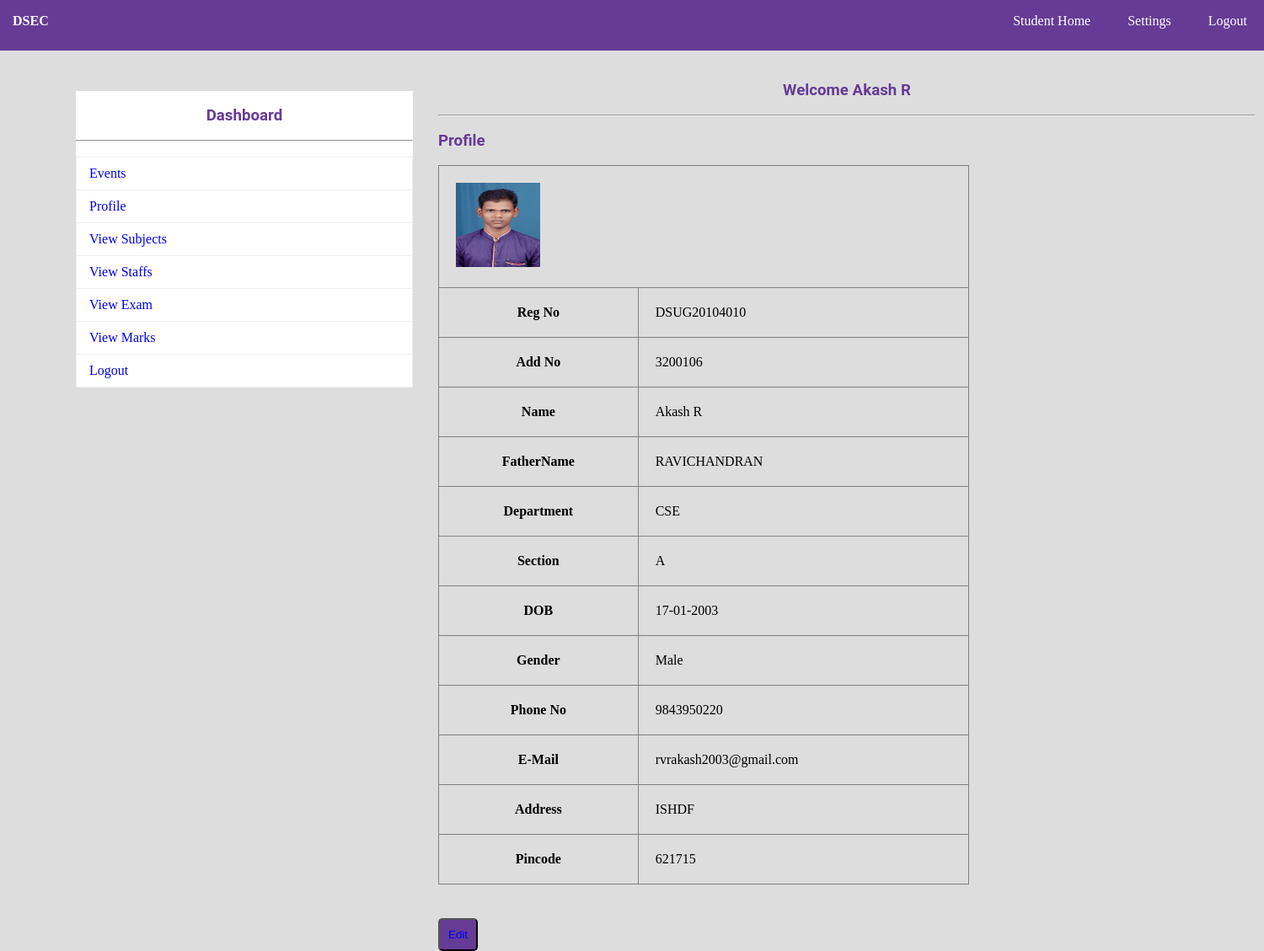
Page /college/profile_student.php (signed in) on the committed database.
### tables this page shows
CREATE TABLE `student` (
  `ID` int(11) NOT NULL,
  `RNO` varchar(150) NOT NULL,
  `ADDNO` varchar(150) NOT NULL,
  `SNAME` varchar(150) NOT NULL,
  `FNAME` varchar(150) NOT NULL,
  `SDEPT` varchar(150) NOT NULL,
  `SSEC` varchar(150) NOT NULL,
  `DOB` varchar(150) NOT NULL,
  `GEN` varchar(150) NOT NULL,
  `PHO` varchar(150) NOT NULL,
  `MAIL` varchar(150) NOT NULL,
  `ADDR` text NOT NULL,
  `PCO` varchar(15) NOT NULL,
  `SIMG` varchar(150) NOT NULL
);

### college/profile_student.php (the view, shortened to what this page needs)
<?php
	include"database.php";
	$sql="SELECT * FROM student WHERE ID={$_SESSION["ID"]}";
		$res=$db->query($sql);
		if($res->num_rows>0)
		{
			$row=$res->fetch_assoc();
		}
?>
<!DOCTYPE html>
<html>
	<head>
		<link rel="stylesheet" type="text/css" href="css/style.css">
	</head>
	<body>
		<?php include"navbar.php";?><br>
			<div id="section">
				<?php include"sidebar.php";?><br>
					<h3 class="text">Welcome <?php echo $_SESSION["SNAME"]; ?></h3><br><hr><br>
					<div class="rbox1">
					<h3> Profile</h3><br>
						<table border="1px">
							<tr><td colspan="2"><img src="<?php echo $row["SIMG"] ?>" height="100" width="100" alt="upload Pending"></td></tr>
							<tr><th>Reg No </th> <td><?php echo $row["RNO"] ?>  </td></tr>
							<tr><th>Add No </th> <td><?php echo $row["ADDNO"] ?> </td></tr>
							<tr><th>Name </th> <td><?php echo $row["SNAME"] ?> </td></tr>
							<tr><th>FatherName </th> <td><?php echo $row["FNAME"] ?> </td></tr>
							<tr><th>Department </th> <td> <?php echo $row["SDEPT"] ?>  </td></tr>
							<tr><th>Section </th> <td> <?php echo $row["SSEC"] ?>  </td></tr>
							<tr><th>DOB </th> <td> <?php echo $row["DOB"] ?>  </td></tr>
							<tr><th>Gender </th> <td> <?php echo $row["GEN"] ?>  </td></tr>
							<tr><th>Phone No </th> <td> <?php echo $row["PHO"] ?> </td></tr>
							<tr><th>E-Mail </th> <td> <?php echo $row["MAIL"] ?> </td></tr>
							<tr><th>Address </th> <td> <?php echo $row["ADDR"] ?> </td></tr>
							<tr><th>Pincode </th> <td> <?php echo $row["PCO"] ?>  </td></tr>
						</table>
						<button class="btn"><a href="profile_student_edit.php">Edit</button>
					</div>
				</div>
	</body>
</html>

### college/css/style.css (style rules this page uses)
* { padding:0px; margin:0px; }
html { background:#dddddd; }
a { text-decoration:none; }
h1,h2,h3,h4,h5,h6,label { font-family:roboto; color:#663b95; }
.btn { border-radius:5px; padding:10px; background:#663b95; color:white; margin-top:40px; }
.text { text-align:center; }
#section { height:auto; width:1400px; margin-left:90px; font-family:cambria; }
tr,td,th { padding:20px; }
table { border-collapse:collapse; }
.rbox1 { width:45%; float:left; }
.rbox1 table { width:100%; }

### rows in the picture
student: SIMG (picture), RNO "DSUG20104010", ADDNO "3200106", SNAME "Akash R", FNAME "RAVICHANDRAN", SDEPT "CSE", SSEC "A", DOB "17-01-2003", GEN "Male", PHO "9843950220", MAIL "rvrakash2003@gmail.com", ADDR "ISHDF", PCO "621715"

### other values in the picture
$_SESSION["SNAME"] "Akash R"
